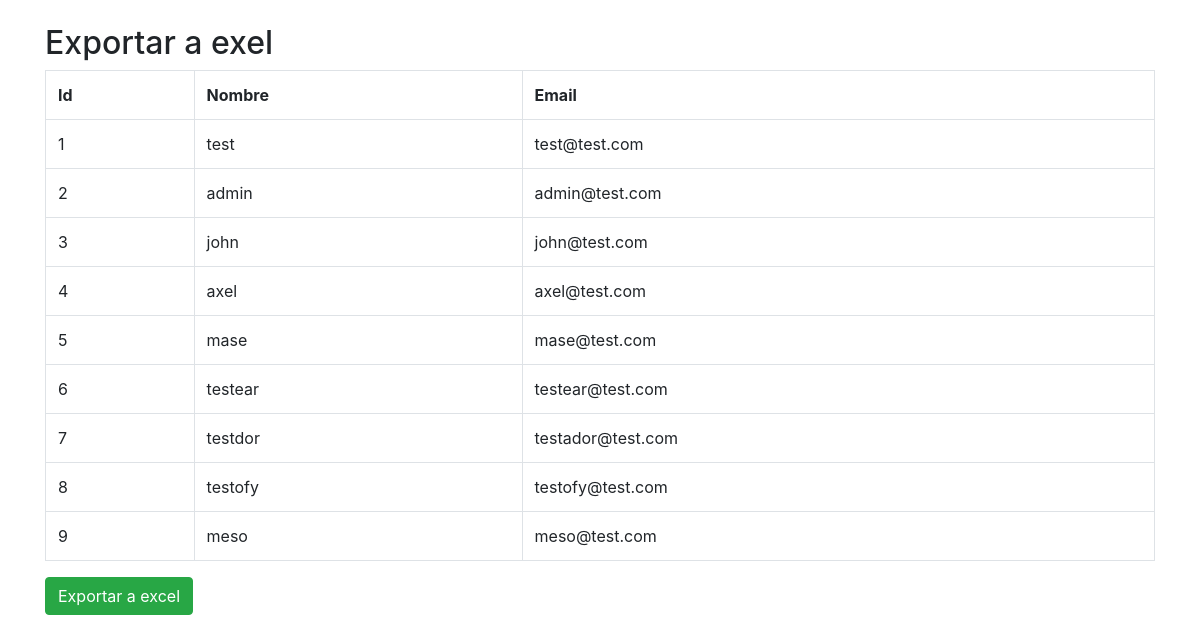
The page / on the database its author committed.
### tables this page shows
CREATE TABLE `users` (
  `id` int(11) NOT NULL,
  `name` text NOT NULL,
  `email` text NOT NULL
);

### index.php (the view, shortened to what this page needs)
<?php
	$connect = mysqli_connect("localhost", "root", "", "z");
	$query   = "SELECT * FROM users";
	$result  = mysqli_query($connect, $query);
?>
<!DOCTYPE html>
<html lang="en">
<head>
	<link rel="stylesheet" href="https://stackpath.bootstrapcdn.com/bootstrap/4.2.1/css/bootstrap.min.css">
</head>
<body>
	<div class="container">
		<br>
		<div class="table-responsive">
			<h2>Exportar a exel</h2>
			<div class="table-responsive" id="employee_table">
			<table class="table table-bordered">
				<tr>
					<th>Id</th>
					<th>Nombre</th>
					<th>Email</th>
				</tr>
					<?php while ($row = mysqli_fetch_array($result)) {?>
						<tr>
							<td><?php echo $row['id']; ?></td>
							<td><?php echo $row['name']; ?></td>
							<td><?php echo $row['email']; ?></td>
						</tr>
					<?php } ?>
			</table>
		</div>
		<form action="excel.php" method="post">
			<input type="submit" name="export" class="btn btn-success" value="Exportar a excel">
		</form>
		</div>
	</div>
</body>
</html>

### rows shown on the page
users: id "1", name "test", email "test@test.com"
users: id "2", name "admin", email "admin@test.com"
users: id "3", name "john", email "john@test.com"
users: id "4", name "axel", email "axel@test.com"
users: id "5", name "mase", email "mase@test.com"
users: id "6", name "testear", email "testear@test.com"
users: id "7", name "testdor", email "testador@test.com"
users: id "8", name "testofy", email "testofy@test.com"
users: id "9", name "meso", email "meso@test.com"
